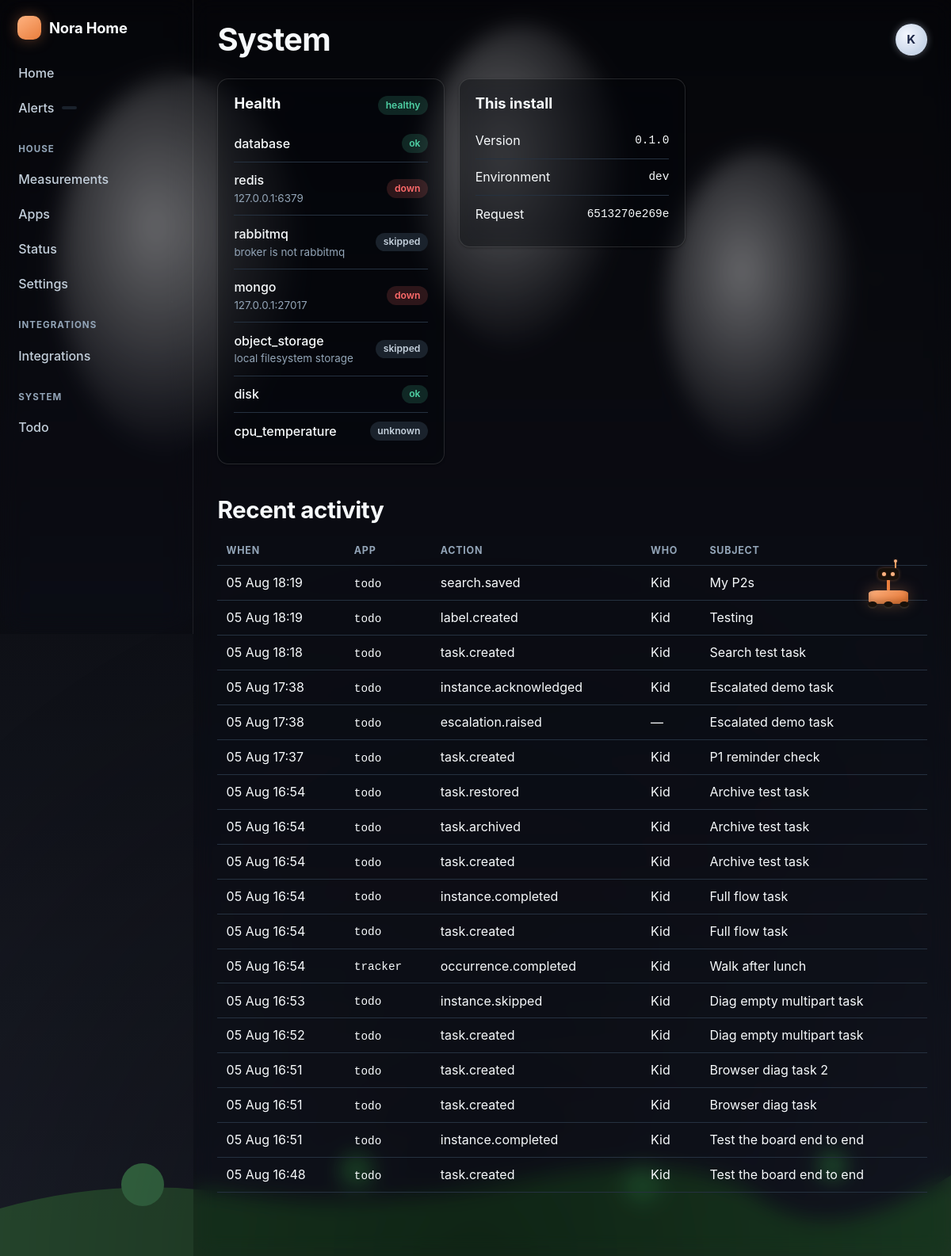
The app's page /home/system/ (signed in) with its own data.
### nora_home/accounts/models.py (models this page shows, shortened)
class HouseMember(AbstractUser):
    class Role(models.TextChoices):
        MEMBER = "member", "Member"
        ADULT = "adult", "Adult"
        ADMIN = "admin", "Admin"
    display_name = models.CharField(max_length=60, blank=True)
    role = models.CharField(max_length=10, choices=Role.choices, default=Role.MEMBER,
                            db_index=True)
    avatar = models.ImageField(upload_to="avatars/", blank=True, null=True)
    accent_color = models.CharField(max_length=9, blank=True,
                                    help_text="Hex colour used for this person's rows.")
    birthday = models.DateField(null=True, blank=True)
    timezone = models.CharField(max_length=64, blank=True)
    slack_user_id = models.CharField(max_length=32, blank=True,
                                     help_text="Slack member ID, e.g. U01ABCDEF.")
    slack_dm_channel = models.CharField(max_length=32, blank=True)
    phone = models.CharField(max_length=32, blank=True)
    quiet_hours_start = models.PositiveSmallIntegerField(default=22)
    quiet_hours_end = models.PositiveSmallIntegerField(default=7)
    notifications_enabled = models.BooleanField(default=True)
    preferred_channels = models.JSONField(default=list, blank=True)
    escalation_contacts = models.ManyToManyField(
        "self", symmetrical=False, blank=True, related_name="escalation_watch_for",
        through="EscalationContact",
    )
    is_on_wall_display = models.BooleanField(
        default=True, help_text="Show this person's items on the 24\" display.")
    class Meta:
        ordering = ["display_name", "username"]
    def __str__(self):
        return self.display_name or self.get_username()
    @property
    def name(self) -> str:
        return self.display_name or self.get_full_name() or self.get_username()

### nora_home/core/models.py (models this page shows, shortened)
class TimeStampedModel(models.Model):
    created_at = models.DateTimeField(default=timezone.now, editable=False, db_index=True)
    updated_at = models.DateTimeField(auto_now=True)
    class Meta:
        abstract = True
        get_latest_by = "created_at"

class AuditEvent(TimeStampedModel):
    class Severity(models.TextChoices):
        DEBUG = "debug", "Debug"
        INFO = "info", "Info"
        NOTICE = "notice", "Notice"
        WARNING = "warning", "Warning"
        ALERT = "alert", "Alert"
    actor = models.ForeignKey(
        settings.AUTH_USER_MODEL, null=True, blank=True,
        on_delete=models.SET_NULL, related_name="audit_events",
    )
    app_slug = models.CharField(max_length=60, db_index=True)
    action = models.CharField(max_length=120, db_index=True)
    severity = models.CharField(max_length=10, choices=Severity.choices,
                                default=Severity.INFO, db_index=True)
    subject = models.CharField(max_length=255, blank=True)
    detail = models.JSONField(default=dict, blank=True)
    source = models.CharField(max_length=60, blank=True)  # web | kiosk | celery | mcp | api
    class Meta:
        ordering = ["-created_at"]
        indexes = [models.Index(fields=["app_slug", "action", "-created_at"])]

### nora_home/core/views.py (the view)
# urls.py: path("system/", views.system_status, name="system_status"),
@login_required
def system_status(request):
    from nora_home.core.models import AuditEvent
    return render(request, "core/system_status.html", {
        "health": collect_health(),
        "events": AuditEvent.objects.select_related("actor")[:50],
        "version": settings.NORA_HOME_VERSION,
        "environment": settings.NORA_HOME_ENV,
        "page_title": "System",
    })

### nora_home/core/context_processors.py (called while the page is built)
def house(request):
    user = getattr(request, "user", None)
    authenticated = bool(user and user.is_authenticated)
    role = getattr(user, "role", "member") if authenticated else "member"
    view_scope = request.session.get("nh_view_scope", "self") if hasattr(request, "session") else "self"
    active_members = []
    if authenticated:
        from nora_home.accounts.models import HouseMember
        active_members = list(HouseMember.objects.filter(is_active=True))
    return {
        "house_name": settings.NORA_HOME_NAME,
        "nora_version": settings.NORA_HOME_VERSION,
        "nora_env": settings.NORA_HOME_ENV,
        "nav": navigation(role),
        "ai_enabled": settings.NORA_HOME_AI_ENABLED,
        "request_id": getattr(request, "request_id", ""),
        "active_members": active_members,
        "nh_view_scope": view_scope,
    }

### nora_home/core/health.py (called while the page is built)
def _tcp_ok(host: str, port: int, timeout: float = PROBE_TIMEOUT) -> bool:
    try:
        with socket.create_connection((host, port), timeout=timeout):
            return True
    except OSError:
        return False

def _from_url(url: str, default_port: int) -> tuple[str, int]:
    parsed = urlparse(url)
    return parsed.hostname or "127.0.0.1", parsed.port or default_port

def check_database() -> dict:
    started = time.monotonic()
    try:
        with connections["default"].cursor() as cursor:
            cursor.execute("SELECT 1")
            cursor.fetchone()
        return {"status": "ok", "ms": round((time.monotonic() - started) * 1000, 1)}
    except Exception as exc:
        return {"status": "down", "error": str(exc)[:200]}

def check_redis() -> dict:
    host, port = _from_url(settings.NORA_HOME_REDIS_URL, 6379)
    return {"status": "ok" if _tcp_ok(host, port) else "down", "host": f"{host}:{port}"}

def check_rabbitmq() -> dict:
    url = settings.CELERY_BROKER_URL
    if url.startswith(("memory://", "redis://")):
        return {"status": "skipped", "reason": "broker is not rabbitmq"}
    host, port = _from_url(url, 5672)
    return {"status": "ok" if _tcp_ok(host, port) else "down", "host": f"{host}:{port}"}

def check_mongo() -> dict:
    if not settings.NORA_HOME_MONGO_ENABLED:
        return {"status": "skipped"}
    host, port = _from_url(settings.NORA_HOME_MONGO_URI, 27017)
    return {"status": "ok" if _tcp_ok(host, port) else "down", "host": f"{host}:{port}"}

### nora_home/core/registry.py (called while the page is built)
    @classmethod
    def label(cls, key: str) -> str:
        return cls.LABELS.get(key, key.title())

### templates/core/system_status.html
{% extends "base.html" %}
{% block content %}
  <div class="card-grid">
    <div class="card">
      <div class="card-head">
        <h3 class="card-title">Health</h3>
        {% if health.healthy %}<span class="pill ok">healthy</span>
        {% else %}<span class="pill alert">degraded</span>{% endif %}
      </div>
      <ul class="item-list">
        {% for name, probe in health.services.items %}
          <li class="item">
            <div class="item-body">
              <div class="item-title">{{ name }}</div>
              <div class="item-meta">{% if probe.host %}{{ probe.host }}{% elif probe.reason %}{{ probe.reason }}{% endif %}</div>
            </div>
            <span class="pill {% if probe.status == 'ok' %}ok{% elif probe.status == 'down' or probe.status == 'critical' %}alert{% elif probe.status == 'warning' %}warn{% endif %}">
              {{ probe.status }}
            </span>
          </li>
        {% endfor %}
      </ul>
    </div>
    <div class="card">
      <div class="card-head"><h3 class="card-title">This install</h3></div>
      <ul class="item-list">
        <li class="item"><div class="item-body">Version</div><code>{{ version }}</code></li>
        <li class="item"><div class="item-body">Environment</div><code>{{ environment }}</code></li>
        <li class="item"><div class="item-body">Request</div><code>{{ request_id }}</code></li>
      </ul>
    </div>
  </div>
  <h2 style="margin-top:2.5rem">Recent activity</h2>
  <div class="table-scroll">
    <table>
      <thead><tr><th>When</th><th>App</th><th>Action</th><th>Who</th><th>Subject</th></tr></thead>
      <tbody>
        {% for event in events %}
          <tr>
            <td>{{ event.created_at|date:"d M H:i" }}</td>
            <td><code>{{ event.app_slug }}</code></td>
            <td>{{ event.action }}</td>
            <td>{{ event.actor|default:"—" }}</td>
            <td>{{ event.subject }}</td>
          </tr>
        {% empty %}
          <tr><td colspan="5" class="card-subtitle">Nothing recorded yet.</td></tr>
        {% endfor %}
      </tbody>
    </table>
  </div>
{% endblock %}

### templates/base.html (shortened to what this page needs)
{% load static %}<!doctype html>
<html lang="en" data-surface="{{ surface }}" data-theme="dark"
      data-season="{{ nh_season }}" data-daypart="{{ nh_daypart }}" data-weather="{{ nh_weather }}"
      {% if not nh_bot_enabled %}data-nh-bot="off"{% endif %}>
<head>
  <link rel="stylesheet" href="{% static 'nora_home/css/nora-home.css' %}">
  <link rel="stylesheet" href="{% static 'nora_home/css/nh-scene.css' %}">
  {% if nh_bot_enabled %}<link rel="stylesheet" href="{% static 'nora_home/css/nh-bot.css' %}">{% endif %}
</head>
<body>
{% block body %}
{% include "partials/scene.html" %}
<div class="shell">
  <nav class="sidebar" aria-label="House navigation">
    <a class="brand" href="/">
      <span class="brand-mark" aria-hidden="true"></span>
      <span>{{ house_name }}</span>
    </a>
    <div class="nav-group">
      <a class="nav-link" href="{% url 'core:dashboard' %}"
         {% if request.path == '/home/' %}aria-current="page"{% endif %}>Home</a>
      <a class="nav-link" href="{% url 'notifications:inbox' %}">
        Alerts <span class="pill" data-nh-bell data-count="0" hidden></span>
      </a>
    </div>
    {% for group in nav %}
      <div class="nav-group">
        <div class="nav-group-label">{{ group.label }}</div>
        {% for app in group.apps %}
          {% if app.slug != 'notifications' %}
            <a class="nav-link" href="{{ app.url }}"
               {% if request.path == app.url %}aria-current="page"{% endif %}>{{ app.title }}</a>
          {% endif %}
        {% endfor %}
        {% if group.key == 'house' %}
          <a class="nav-link" href="{% url 'core:app_directory' %}">Apps</a>
          <a class="nav-link" href="{% url 'core:system_status' %}">Status</a>
          <a class="nav-link" href="{% url 'core:settings' %}">Settings</a>
        {% endif %}
      </div>
    {% endfor %}
  </nav>
  <main class="main">
    <div class="topbar">
      <h1>{% block heading %}{{ page_title|default:"Home" }}{% endblock %}</h1>
      <div class="topbar-actions">
        <details class="profile-menu">
          <summary class="profile-trigger" aria-label="Menu">
            {% if request.user.is_authenticated %}
              <span class="profile-avatar">{{ request.user.name|first|upper }}</span>
            {% endif %}
          </summary>
        </details>
      </div>
    </div>
    {% block content %}{% endblock %}
  </main>
</div>
{% endblock %}
</body>
</html>

### templates/partials/scene.html (shortened to what this page needs)
<div class="nh-scene" aria-hidden="true">
  <div class="nh-scene__sky"></div>
  <div class="nh-scene__clouds"><i></i><i></i><i></i></div>
  <div class="nh-scene__stars">
    <i></i><i></i><i></i><i></i><i></i><i></i><i></i><i></i>
  </div>
  <div class="nh-scene__vignette"></div>
</div>

### static/nora_home/css/nh-scene.css (style rules this page uses)
:root { --nh-scene-radius: 18px; }
.nh-scene { position: fixed; inset: 0; z-index: 0; overflow: hidden; pointer-events: none; }
.nh-scene__sky { position: absolute; inset: 0; }
.nh-scene__vignette { position: absolute; inset: 0; background: radial-gradient(120% 90% at 50% 100%, rgba(0, 0, 0, 0.42), transparent 62%); }
.nh-scene__stars { position: absolute; inset: 0; display: none; }
.nh-scene__stars i { position: absolute; width: 2px; height: 2px; background: #fff; border-radius: 50%; animation: nh-twinkle 3.6s ease-in-out infinite; }
.nh-scene__stars i:nth-child(1) { left: 8%; top: 12%; }
.nh-scene__stars i:nth-child(2) { left: 18%; top: 24%; animation-delay: 0.4s; }
.nh-scene__stars i:nth-child(3) { left: 30%; top: 8%; animation-delay: 1.1s; }
.nh-scene__stars i:nth-child(4) { left: 44%; top: 20%; animation-delay: 0.7s; }
.nh-scene__stars i:nth-child(5) { left: 58%; top: 10%; animation-delay: 1.8s; }
.nh-scene__stars i:nth-child(6) { left: 70%; top: 26%; animation-delay: 0.2s; }
.nh-scene__stars i:nth-child(7) { left: 82%; top: 14%; animation-delay: 2.2s; }
.nh-scene__stars i:nth-child(8) { left: 92%; top: 22%; animation-delay: 1.4s; }
.nh-scene__horizon { position: absolute; left: 0; right: 0; bottom: 0; width: 100%; opacity: 0.92; }
[data-daypart="night"] .nh-scene__sky { background: linear-gradient(180deg, #05070f, #0e1326 55%, #1a2444); }
[data-daypart="night"] .nh-scene__stars { display: block; }
[data-daypart="night"] .profile-trigger { background: radial-gradient(circle at 35% 35%, #f4f7ff, #c9d6e8 70%); border-color: transparent; box-shadow: 0 0 10px rgba(201, 214, 232, 0.4); }
[data-daypart="night"] .profile-avatar { color: #1a2444; }
.nh-scene__clouds { position: absolute; inset: 0; display: none; }
[data-weather="cloudy"] .nh-scene__clouds { display: block; }
[data-weather="cloudy"] .nh-scene__sky { filter: saturate(0.4) brightness(0.88); }
.nh-scene__clouds i { position: absolute; border-radius: 50%; filter: blur(3px); background: radial-gradient(ellipse at 40% 40%, rgba(255, 255, 255, 0.5), rgba(255, 255, 255, 0) 72%); animation: nh-cloud-drift 55s linear infinite; }
.nh-scene__clouds i:nth-child(1) { left: 6%; top: 6%; width: 26%; height: 30%; }
.nh-scene__clouds i:nth-child(2) { left: 44%; top: 2%; width: 22%; height: 26%; animation-delay: -12s; }
.nh-scene__clouds i:nth-child(3) { left: 70%; top: 12%; width: 20%; height: 24%; animation-delay: -30s; }
.shell { position: relative; z-index: 1; background: transparent; }
body { background: transparent; }
:root { --pane-rgb: 6, 8, 12; }
.sidebar { background: rgba(var(--pane-rgb), 0.24); backdrop-filter: blur(14px) saturate(140%); -webkit-backdrop-filter: blur(14px) saturate(140%); border-right: 1px solid rgba(255, 255, 255, 0.08); }
.card { background: rgba(var(--pane-rgb), 0.3); backdrop-filter: blur(16px) saturate(150%); -webkit-backdrop-filter: blur(16px) saturate(150%); border-color: rgba(255, 255, 255, 0.13); }
.main { position: relative; z-index: 1; background: rgba(var(--pane-rgb), 0.24); backdrop-filter: blur(13px) saturate(130%); -webkit-backdrop-filter: blur(13px) saturate(130%); }
:root[data-theme="dark"] { --text: var(--ink-000); --text-dim: var(--ink-200); --text-faint: var(--ink-300); }

### records on screen
HouseMember: user.name|first "K"
AuditEvent: created_at "05 Aug 18:19", app_slug "todo", action "search.saved", actor "Kid", subject "My P2s"
AuditEvent: created_at "05 Aug 18:19", app_slug "todo", action "label.created", actor "Kid", subject "Testing"
AuditEvent: created_at "05 Aug 18:18", app_slug "todo", action "task.created", actor "Kid", subject "Search test task"
AuditEvent: created_at "05 Aug 17:38", app_slug "todo", action "instance.acknowledged", actor "Kid", subject "Escalated demo task"
AuditEvent: created_at "05 Aug 17:38", app_slug "todo", action "escalation.raised", actor "—", subject "Escalated demo task"
AuditEvent: created_at "05 Aug 17:37", app_slug "todo", action "task.created", actor "Kid", subject "P1 reminder check"
AuditEvent: created_at "05 Aug 16:54", app_slug "todo", action "task.restored", actor "Kid", subject "Archive test task"
AuditEvent: created_at "05 Aug 16:54", app_slug "todo", action "task.archived", actor "Kid", subject "Archive test task"
AuditEvent: created_at "05 Aug 16:54", app_slug "todo", action "task.created", actor "Kid", subject "Archive test task"
AuditEvent: created_at "05 Aug 16:54", app_slug "todo", action "instance.completed", actor "Kid", subject "Full flow task"
AuditEvent: created_at "05 Aug 16:54", app_slug "todo", action "task.created", actor "Kid", subject "Full flow task"
AuditEvent: created_at "05 Aug 16:54", app_slug "tracker", action "occurrence.completed", actor "Kid", subject "Walk after lunch"
AuditEvent: created_at "05 Aug 16:53", app_slug "todo", action "instance.skipped", actor "Kid", subject "Diag empty multipart task"
AuditEvent: created_at "05 Aug 16:52", app_slug "todo", action "task.created", actor "Kid", subject "Diag empty multipart task"
AuditEvent: created_at "05 Aug 16:51", app_slug "todo", action "task.created", actor "Kid", subject "Browser diag task 2"
AuditEvent: created_at "05 Aug 16:51", app_slug "todo", action "task.created", actor "Kid", subject "Browser diag task"
AuditEvent: created_at "05 Aug 16:51", app_slug "todo", action "instance.completed", actor "Kid", subject "Test the board end to end"
AuditEvent: created_at "05 Aug 16:48", app_slug "todo", action "task.created", actor "Kid", subject "Test the board end to end"

### other values on screen
{{ house_name }} "Nora Home"
{{ group.label }} "HOUSE" "INTEGRATIONS" "SYSTEM"
{{ app.title }} "Measurements" "Integrations" "Todo"
{{ page_title|default:"Home" }} "System"
{{ name }} "database" "redis" "rabbitmq" "mongo" "object_storage" "disk" "cpu_temperature"
{{ probe.status }} "ok" "down" "skipped" "down" "skipped" "ok" "unknown"
{{ probe.host }} "127.0.0.1:6379" "127.0.0.1:27017"
{{ probe.reason }} "broker is not rabbitmq" "local filesystem storage"
{{ version }} "0.1.0"
{{ environment }} "dev"
{{ request_id }} "6513270e269e"
